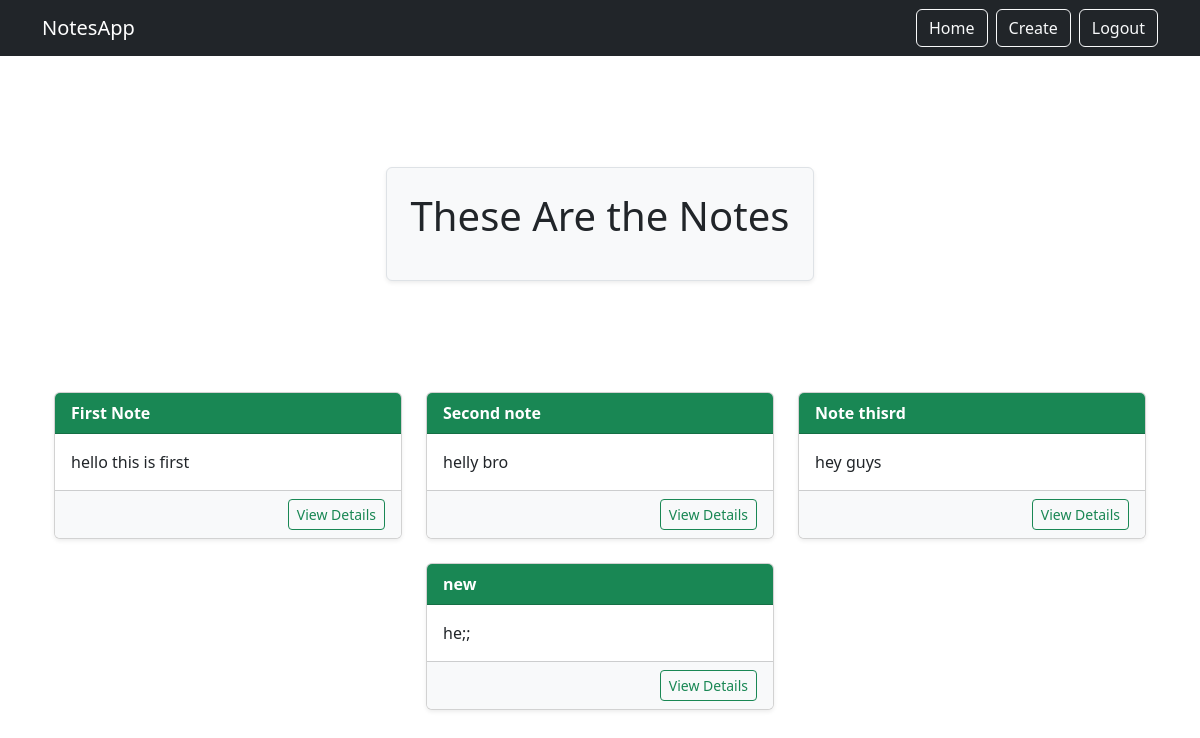
Page /smart/notes/ (signed in) on the earlier database version.
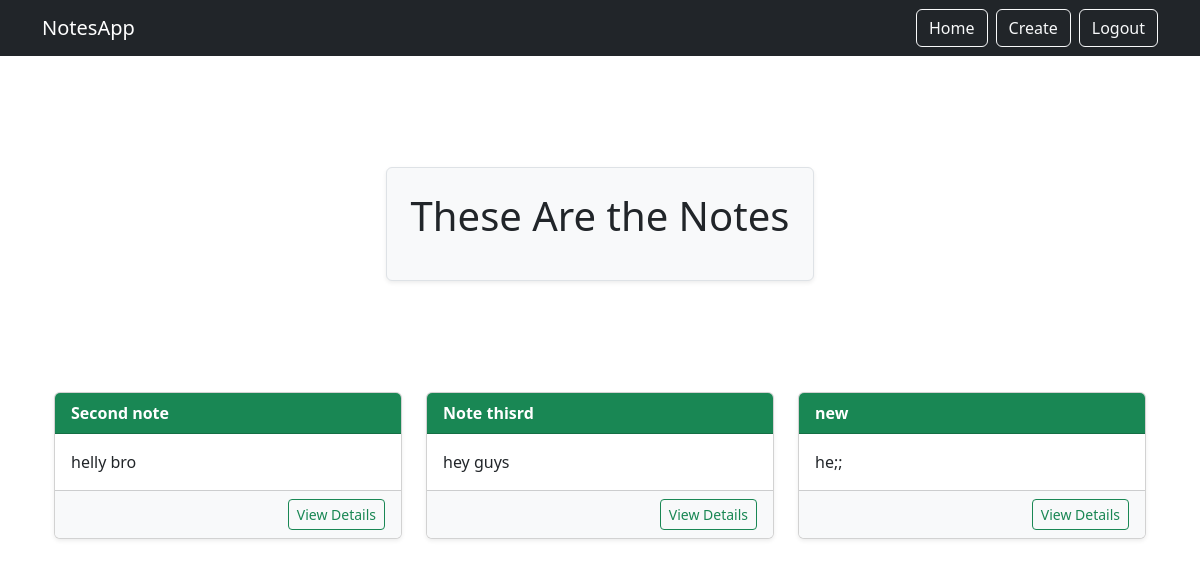
Same page on the later database version.
### new_notes/models.py (models this page shows, shortened)
class Notes(models.Model):
    title=models.CharField(max_length=200)
    text=models.TextField()
    user=models.ForeignKey(User,on_delete=models.CASCADE,related_name='notes')

### new_notes/views.py (the view)
# urls.py: path('notes/', views.NotesList.as_view(), name="notes.list"),
class NotesList(LoginRequiredMixin, ListView):
    model = Notes
    context_object_name = "notes"
    template_name = "notes_list.html"
    login_url="/login"
    def get_queryset(self):
        return self.request.user.notes.all()

### templates/notes_list.html
{% extends "base.html" %}
{% block content %}
<div class="d-flex justify-content-center align-items-center" style="min-height: 30vh;">
  <div class="home-holder text-center p-4 border rounded shadow-sm bg-light">
    <div class="notes-list-heading">
      <h1 class="fs-1 mb-3">These Are the Notes</h1>
    </div>
  </div>
</div>
<div class="container my-5">
  <div class="row justify-content-center">
    {% for note in notes %}
      <div class="col-md-4 mb-4 d-flex">
        <div class="card w-100 shadow-sm">
          <div class="card-header bg-success text-white">
            <strong>{{ note.title }}</strong>
          </div>
          <div class="card-body">
            <p class="card-text">{{ note.text|truncatechars:100 }}</p>
          </div>
          <div class="card-footer bg-light text-end">
            <a href="{% url 'notes.detail' pk=note.id %}" class="btn btn-outline-success btn-sm">
              View Details
            </a>
          </div>
        </div>
      </div>
    {% empty %}
      <div class="col-12 text-center">
        <p class="text-muted">No notes available.</p>
      </div>
    {% endfor %}
  </div>
</div>
{% endblock %}

Differences in the rows shown:
removed Notes: title "First Note", text "hello this is first"
